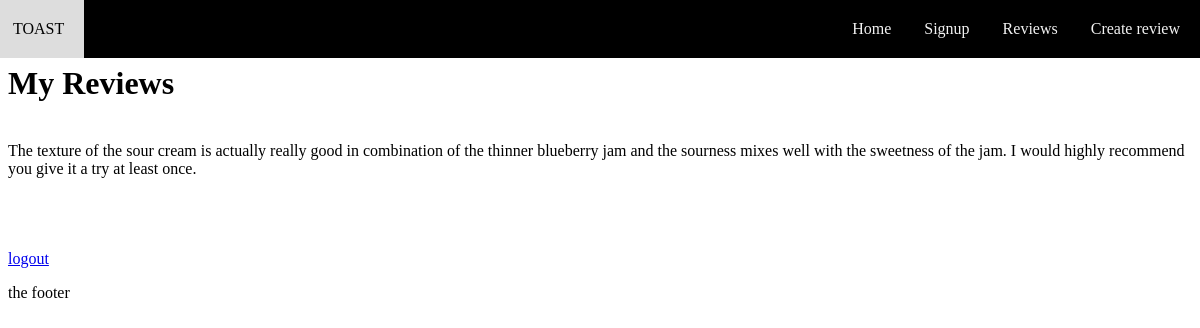
The page /my-reviews (signed in) on the database as committed earlier.
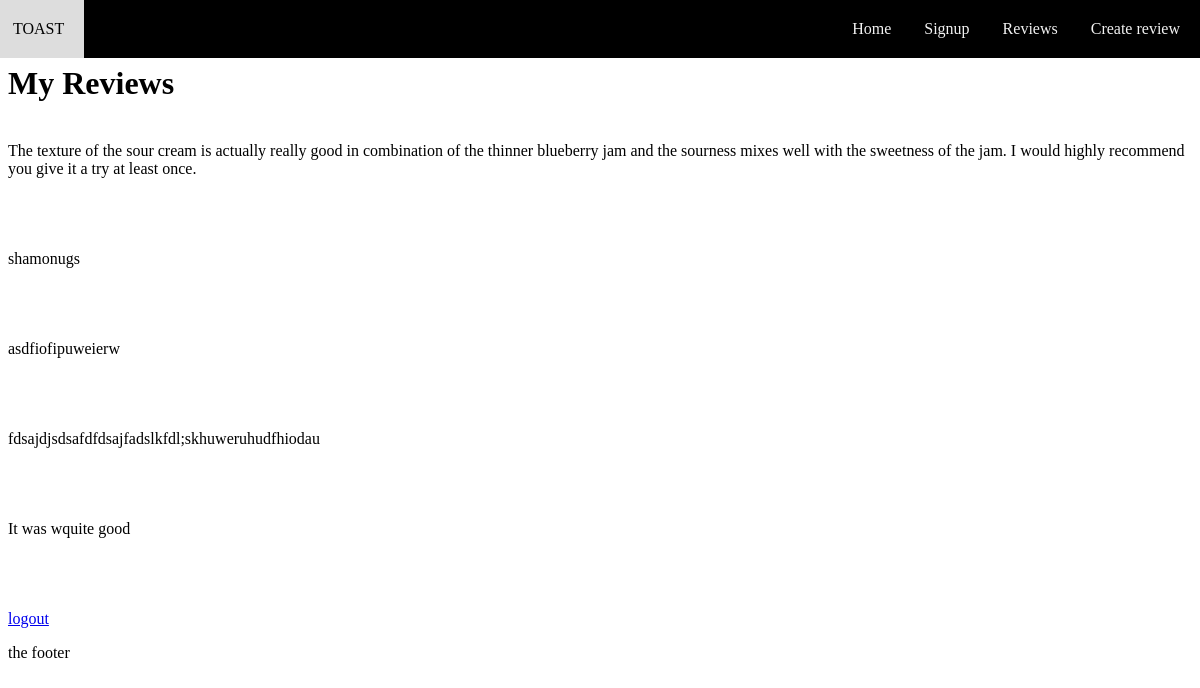
The same page on the database as committed later.
### tables this page shows
CREATE TABLE Reviews (id INTEGER PRIMARY KEY AUTOINCREMENT, user_id INTEGER REFERENCES Users (id), review TEXT NOT NULL, toast_id);

### routes.py (the view)
@app.route('/my-reviews')
def user_reviews():
    if session["username"] is None:
        return render_template('signup.html')
    else:
        username = session["username"]
        query = "SELECT r.review FROM reviews as r join users as u on r.user_id = u.id WHERE u.username = '{}'".format(username)
        reviews = sql_queries(query, 1)
        return render_template('myreviews.html', reviews = reviews)

### routes.py (called while the page is built)
def sql_queries(query, option):
    connection = sqlite3.connect('toast.db')
    cursor = connection.cursor()
    cursor.execute(query)
    if option == 0:
        result = cursor.fetchone()
        return result
    elif option == 1:
        result = cursor.fetchall()
        return result
    elif option == 2:
        connection.commit()
    connection.close()

### templates/myreviews.html (shortened to what this page needs)
<!DOCTYPE html>
<html>
    <head>
    </head>
    <nav>
        <br>{%include 'navbar.html'%}<br>
    </nav>
    <body>
        <header>
            <h1>My Reviews</h1>
        </header>
        <main>
            {%for review in reviews%}
            <br>{{review[0]}}<br>
            {{review[1]}}<br>
            {{review[2]}}<br><br>
            {%endfor%}
        </main>
        <br>{{success_message}}
        <a href = "/logout">logout</a>
        <footer>
            <p>the footer</p>
        </footer>
    </body>
</html>

Rows that differ between the two databases and show on the page:
added Reviews: review "shamonugs"
added Reviews: review "asdfiofipuweierw"
added Reviews: review "fdsajdjsdsafdfdsajfadslkfdl;skhuweruhudfhiodau"
added Reviews: review "It was wquite good"
